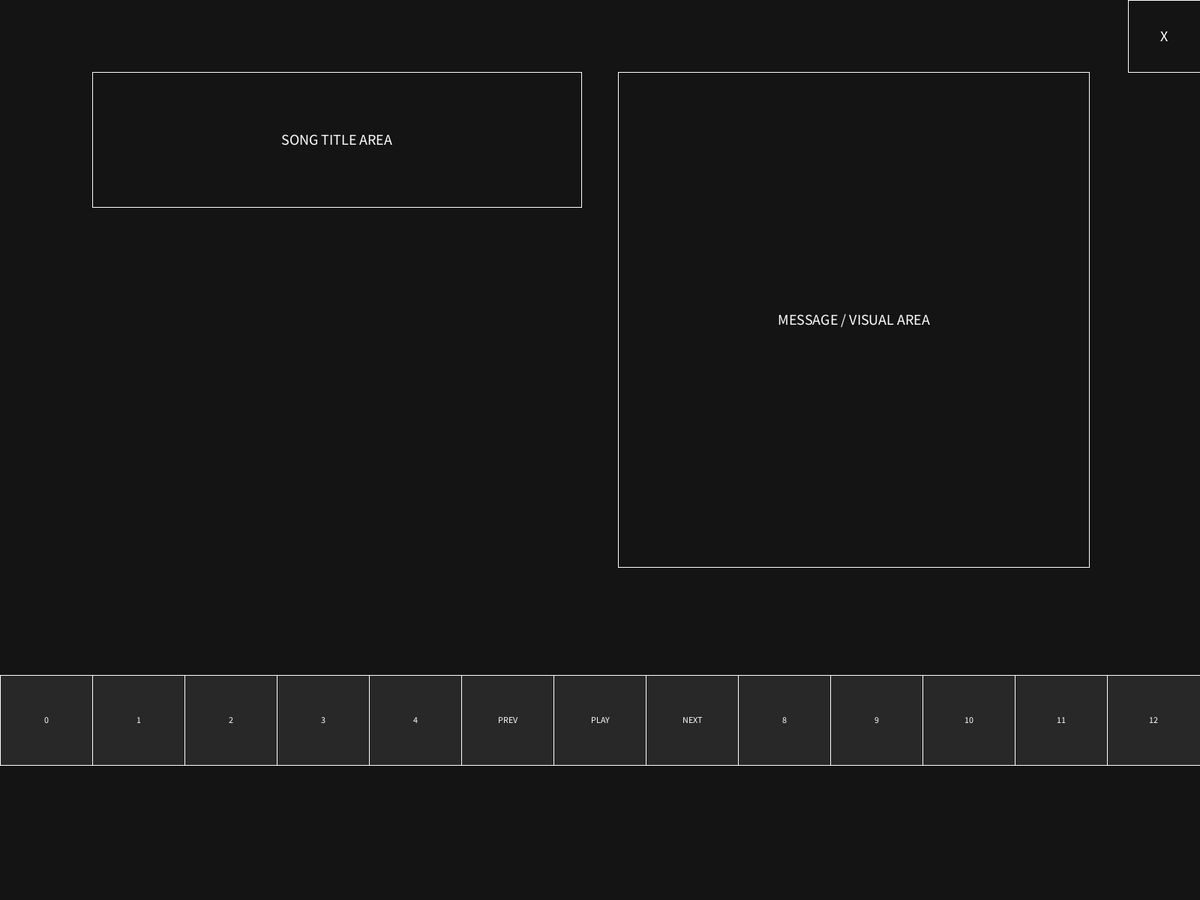
Frame 1 (no input)
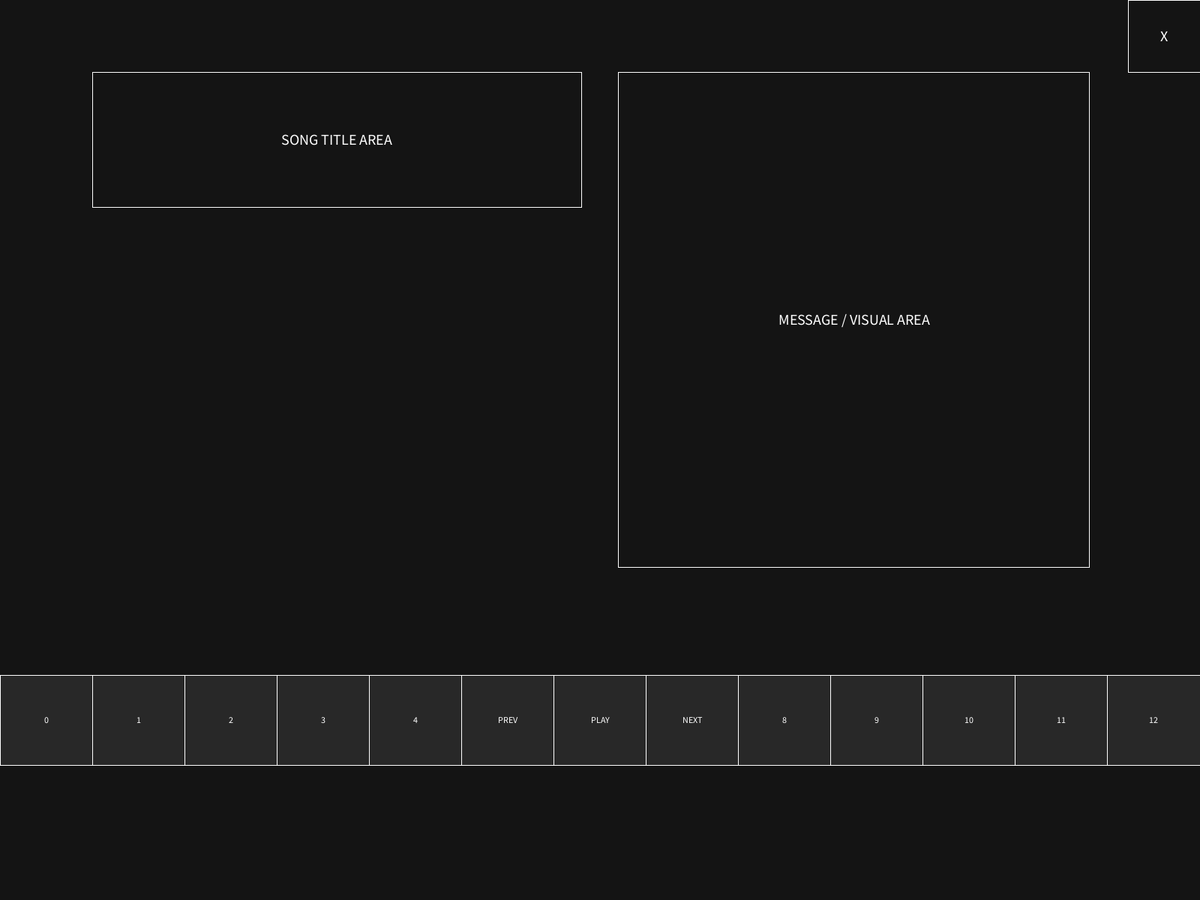
Frame 60 (the mouse pressed at the canvas centre just before this capture)
Frame 120 (the mouse held since frame 60 and released just before this capture): identical to frame 60, image omitted

The Processing sketch that drew these frames (run headless with seeded random() and noise(); from frame 60 on, the mouse is pressed at the canvas centre):

// Processing sketch: DIVs
// ── DIVs.pde

void setup() {
  fullScreen();
}

void draw() {
  background(20);

  int appWidth = width;
  int appHeight = height;

  // ================= LAYOUT SYSTEM =================
  int numberOfButtons = 13;
  float widthOfButton = appWidth / (float)numberOfButtons;
  float beginningButtonSpace = widthOfButton;

  // ================= QUIT BUTTON =================
  float quitX = appWidth - appHeight * 0.08;
  float quitY = 0;
  float quitWidth = appHeight * 0.08;
  float quitHeight = appHeight * 0.08;

  // ================= LEFT PANEL (SONG TITLE) =================
  float songTitleDivX = beginningButtonSpace;
  float songTitleDivY = appHeight * 0.08;
  float songTitleDivWidth = appWidth * 0.5 - beginningButtonSpace * 1.2;
  float songTitleDivHeight = appHeight * 0.15;

  // ================= RIGHT PANEL (MESSAGE AREA) =================
  float messageDIV_X = appWidth * 0.5 + beginningButtonSpace * 0.2;
  float messageDIV_Y = appHeight * 0.08;
  float messageDIV_Width = appWidth * 0.5 - beginningButtonSpace * 1.4;
  float messageDIV_Height = appHeight * 0.55;

  // ================= DRAW DIVS =================
  stroke(255);
  noFill();

  rect(songTitleDivX, songTitleDivY, songTitleDivWidth, songTitleDivHeight);
  rect(messageDIV_X, messageDIV_Y, messageDIV_Width, messageDIV_Height);
  rect(quitX, quitY, quitWidth, quitHeight);

  // ================= FAKE TEXT =================
  fill(255);
  textAlign(CENTER, CENTER);
  textSize(20);

  text("SONG TITLE AREA", songTitleDivX + songTitleDivWidth/2, songTitleDivY + songTitleDivHeight/2);

  text("MESSAGE / VISUAL AREA", messageDIV_X + messageDIV_Width/2, messageDIV_Y + messageDIV_Height/2);

  text("X", quitX + quitWidth/2, quitY + quitHeight/2);

  // ================= BOTTOM BUTTON STRIP =================
  float buttonY = appHeight * 0.75;
  float buttonH = appHeight * 0.1;

  for (int i = 0; i < numberOfButtons; i++) {
    float x = i * widthOfButton;

    fill(40);
    stroke(255);
    rect(x, buttonY, widthOfButton, buttonH);

    fill(255);
    textSize(12);

    if (i == 6) {
      text("PLAY", x + widthOfButton/2, buttonY + buttonH/2);
    } else if (i == 5) {
      text("PREV", x + widthOfButton/2, buttonY + buttonH/2);
    } else if (i == 7) {
      text("NEXT", x + widthOfButton/2, buttonY + buttonH/2);
    } else {
      text(i, x + widthOfButton/2, buttonY + buttonH/2);
    }
  }
}
